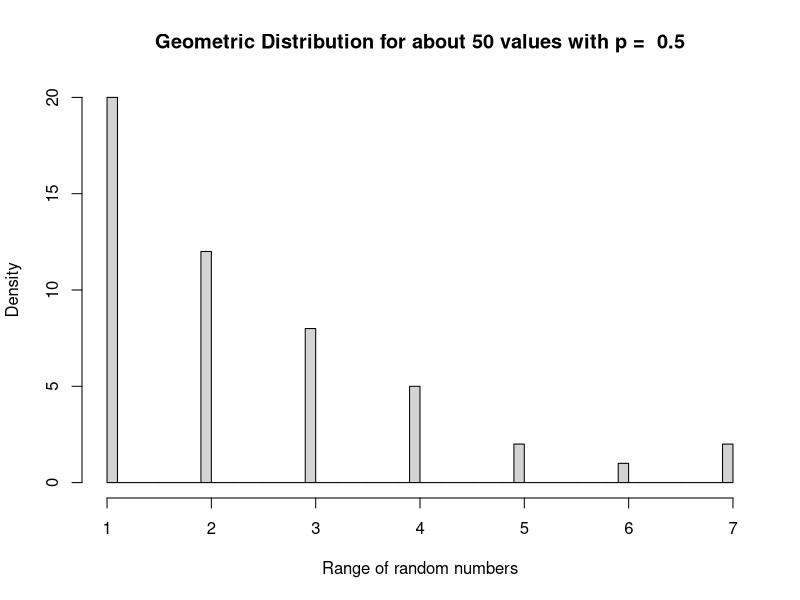
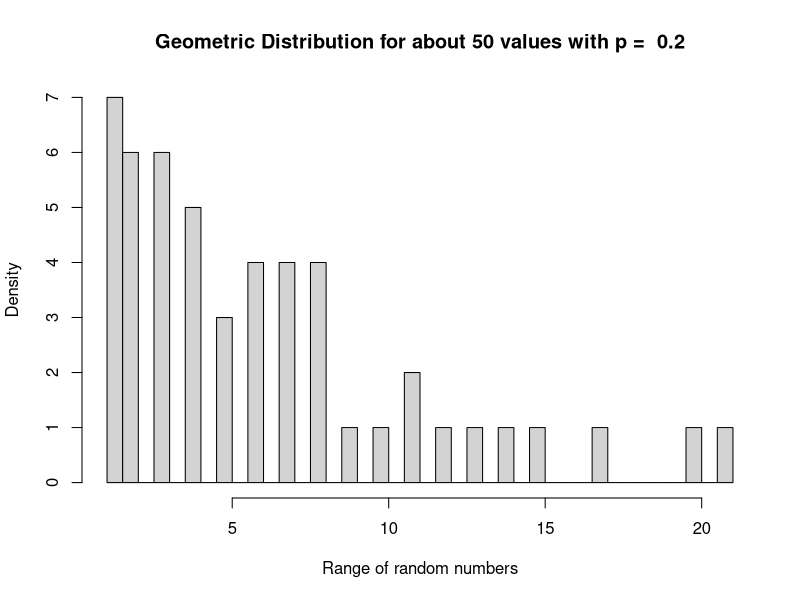
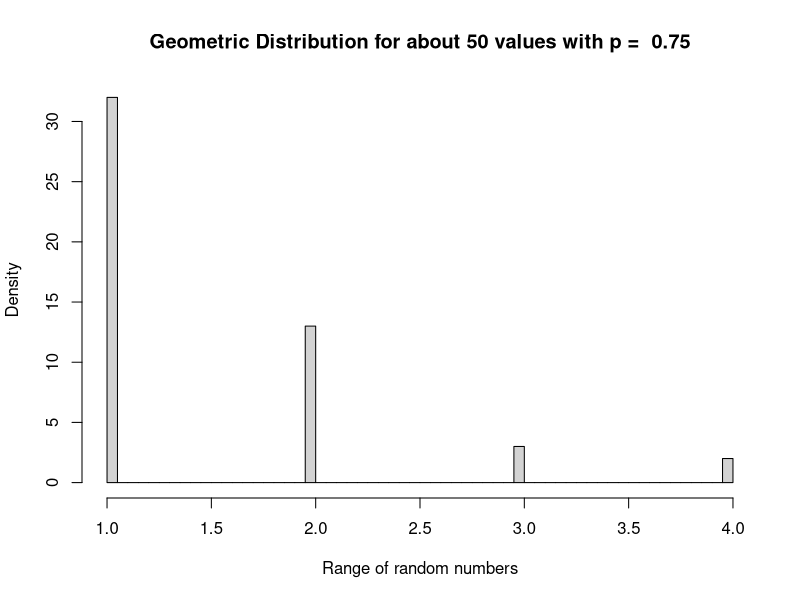

Recreate these plots in R, in order.
#taking 3 p randomly.
q <- c(0.5, 0.8, 0.25)

#no of random numbers
n <- 50

u <- runif(n)

for (i in 1:3)
{
	r <- as.integer(log(u)/log(q[i])) + 1
	print(r)
	hist(r, main=paste("Geometric Distribution for about 50 values with p = ", 1-q[i]) , xlab="Range of random numbers", ylab="Density", breaks=50)
	dev.copy(png, paste("plot1_",i,".png") )
	dev.off ()
}